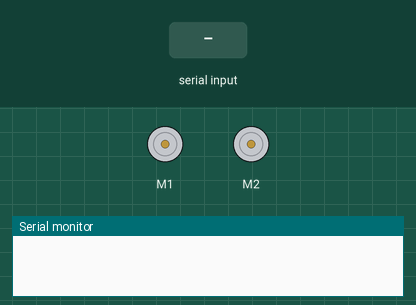
Bench run of a sketch on a simulated Arduino Uno, built with avr-gcc and run on an emulated ATmega328P. Shown: 2 × DC motor (green arrow = forward, orange = backward, longer = faster), the last lines printed to the serial monitor. Inputs (shaded band) come from the test bench.

Above: at 1.2 s.
1.3 s: "1" received over Serial
At 2.0 s:
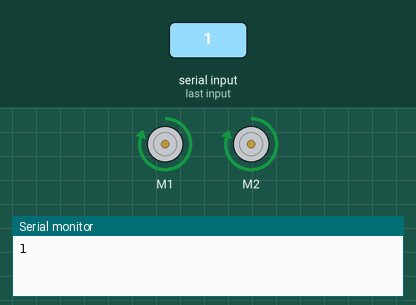
2.8 s: "2" received over Serial
At 3.2 s:
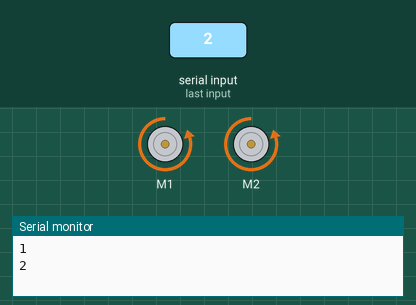
4.3 s: "3" received over Serial
At 5.5 s:
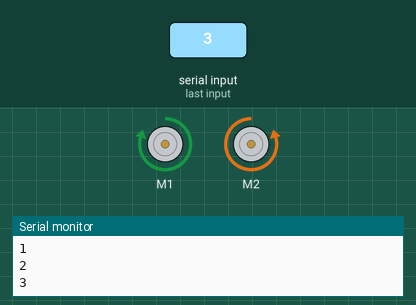
5.8 s: "4" received over Serial
At 6.6 s:
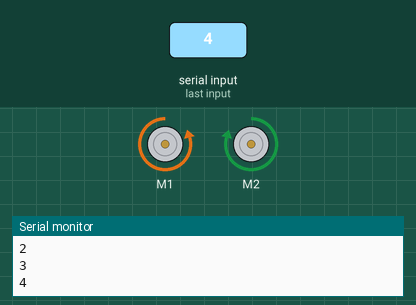
7.3 s: "5" received over Serial
At 7.8 s:
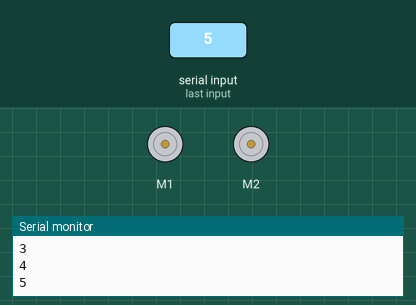
Timing chart, 0 to 9.8 s (numbered marks = the images above; inputs shaded):
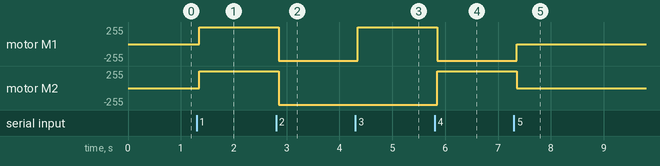

The sketch:

Mobile_Controlled_Robot.ino
```cpp
#include<AFMotor.h>

AF_DCMotor right_motor(1, MOTOR12_8KHZ);
AF_DCMotor left_motor(2, MOTOR12_8KHZ);

String readString;

void setup() {
  Serial.begin(9600);
  right_motor.setSpeed(250);
  left_motor.setSpeed(250);
}

void loop() {
  while (Serial.available()) {
    delay(50);
    char c = Serial.read();
    readString += c;
  }

  if (readString.length() > 0) {
    Serial.println(readString);
    if (readString == "1") {
      right_motor.run(FORWARD);
      left_motor.run(FORWARD);
      delay(500);
    }
    if (readString == "2") {
      right_motor.run(BACKWARD);
      left_motor.run(BACKWARD);
      delay(500);
    }
    if (readString == "3") {
      right_motor.run(FORWARD);
      left_motor.run(BACKWARD);
      delay(500);
    }
    if (readString == "4") {
      right_motor.run(BACKWARD);
      left_motor.run(FORWARD);
      delay(500);
    }
    if (readString == "5") {
      right_motor.run(RELEASE);
      left_motor.run(RELEASE);
      delay(500);
    }

    readString = "";
  }
}
```

Measured:
- after the input at 1.3 s, motor M1, motor M2: stopped → forward 250/255 after 0.05 s
- after the input at 2.8 s, motor M1, motor M2: forward 250/255 → backward 250/255 after 0.05 s
- after the input at 4.3 s, motor M1: backward 250/255 → forward 250/255 after 0.05 s
- after the input at 5.8 s, motor M1: forward 250/255 → backward 250/255 after 0.05 s; motor M2: backward 250/255 → forward 250/255 after 0.05 s
- after the input at 7.3 s, motor M1: backward 250/255 → stopped after 0.05 s; motor M2: forward 250/255 → stopped after 0.05 s
